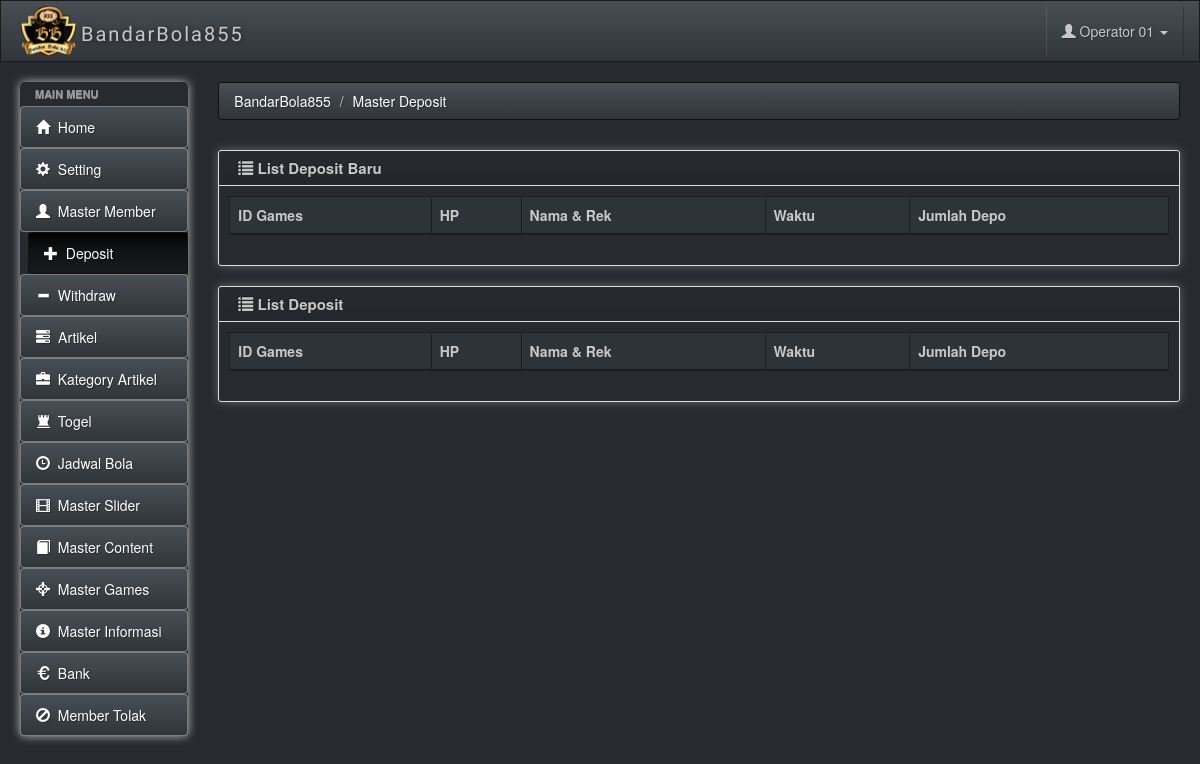
/admincm/msdeposit.php (signed in), run on the app's committed database.
### tables this page shows
CREATE TABLE `msmodul` (
  `mdl_id` varchar(60) NOT NULL,
  `mdl_name` varchar(60) NOT NULL,
  `mdl_urut` char(2) NOT NULL,
  `mdl_group` varchar(10) NOT NULL,
  `mdl_file` varchar(60) NOT NULL,
  `mdl_icon` varchar(20) NOT NULL
);

### includes/fungsi.php (called while the page is built, shortened)
<?php
function fOpenConn() {
	if ($conn = mysqli_connect(DB_SERVER,DB_SERVER_USERNAME,DB_SERVER_PASSWORD)) {
		if (mysqli_select_db($conn,DB_DATABASE)) {
                        mysqli_query($conn, "SET time_zone = '+07:00'");
			return $conn;
		}
	}
	else
	{
		echo "error fOpenConn<BR>";
		echo mysqli_error() . "<br>";
		return NULL;
	}
}
?>

### includes/validuser.php (called while the page is built, shortened)
<?php
if (!isset($_SESSION['primaryiduser_bandar855']) || !isset($_SESSION['useriduser_bandar855']) || !isset($_SESSION['passworduser_bandar855']) || !isset($_SESSION['namauser_bandar855']))
{
	header("location:login.php");
}
else
{
	$fix_primaryid = $_SESSION['primaryiduser_bandar855'];
}

### admincm/msdeposit.php (the view, shortened to what this page needs)
<?php
$modulid = "MsDeposit";
require_once "../includes/validuser.php";
$titlepage = "Master Deposit";
        ?>
        <?php
require_once '../includes/htmltop.php';
?>
</head>
<body>
    <?php
    require_once '../includes/topbar.php';
    require_once '../includes/menu.php';
    ?>
<div class="row">
    <div class="box col-md-12">
            <div class="box-inner">
                <div class="box-header well" data-original-title="">
                    <h2><i class="glyphicon glyphicon-list"></i> List Deposit Baru</h2>
                </div>
                <div class="box-content">
                    <table class="table table-bordered">
                        <thead>
                            <tr>
                                <th>ID Games</th>
                                <th>HP</th>
                                <th>Nama & Rek</th>
                                <th>Waktu</th>
                                <th>Jumlah Depo</th>
                            </tr>
                        </thead>
                    </table>
                </div>
            </div>
        </div>
</div>
<div class="row">
    <div class="box col-md-12">
            <div class="box-inner">
                <div class="box-header well" data-original-title="">
                    <h2><i class="glyphicon glyphicon-list"></i> List Deposit</h2>
                </div>
                <div class="box-content">
                    <table class="table table-bordered">
                        <thead>
                            <tr>
                                <th>ID Games</th>
                                <th>HP</th>
                                <th>Nama & Rek</th>
                                <th>Waktu</th>
                                <th>Jumlah Depo</th>
                            </tr>
                        </thead>
                    </table>
                </div>
            </div>
        </div>
</div>
<?php
require_once '../includes/footer.php';
?>

### includes/menu.php (shortened to what this page needs)
<div class="ch-container">
    <div class="row">
        <div class="col-sm-2 col-lg-2">
            <div class="sidebar-nav">
                <div class="nav-canvas">
                    <ul class="nav nav-pills nav-stacked main-menu">
                        <li class="nav-header">Main Menu</li>
                        <li <?php if ($modulid == "home") echo 'class="active"'; ?>><a class="ajax-link" href="index.php"><i class="glyphicon glyphicon-home"></i><span> &nbsp;Home</span></a></li>
                        <?php
                        $qr0 = mysqli_query(fOpenConn(), "SELECT * FROM msmodul, mshak WHERE hak_modul = mdl_id AND hak_user = '$fix_primaryid' AND hak_akses = '1' ORDER BY mdl_urut");
                        while ($rs0 = mysqli_fetch_object($qr0))
                        {
                            if ($modulid == $rs0->mdl_id) echo '<li class="active">'; else echo '<li>';
                            echo '<a class="ajax-link" href="'.$rs0->mdl_file.'"><i class="glyphicon glyphicon-'.$rs0->mdl_icon.'"></i><span> &nbsp;'.$rs0->mdl_name.'</span></a></li>';
                        }
                        ?>
                    </ul>
                </div>
            </div>
        </div>
        <div id="content" class="col-lg-10 col-sm-10">
            <div>
    <ul class="breadcrumb">
        <li>
            <a href="#">BandarBola855</a>
        </li>
        <?php
        $breadcrumb = explode(" | ", $titlepage);
        for ($x = 0 ; $x < sizeof($breadcrumb) ; $x++)
            echo "<li><a href='#'>$breadcrumb[$x]</a>";
        ?>
        </li>
    </ul>
</div>

### css/charisma-app.css (style rules this page uses)
.ch-container { padding: 0 15px; }
.box { margin-top: 10px; margin-bottom: 10px; }
.box-inner { border: 1px solid #DEDEDE; border-radius: 3px; -webkit-border-radius: 3px; -moz-border-radius: 3px; box-shadow: 0 0 10px rgba(189, 189, 189, 0.4); -webkit-box-shadow: 0 0 10px rgba(189, 189, 189, 0.4); -moz-box-shadow: 0 0 10px rgba(189, 189, 189, 0.4); }
.box-header { border: none; padding-top: 5px; border-bottom: 1px solid #DEDEDE; border-radius: 3px 3px 0 0; -webkit-border-radius: 3px 3px 0 0; -moz-border-radius: 3px 3px 0 0; height: 35px; min-height: 35px !important; margin-bottom: 0; font-weight: bold; font-size: 16px; background: -moz-linear-gradient(top, rgba(255, 255, 255, 0) 0%, rgba(0, 0, 0, 0.1) 100%); background: -webkit-gradient(linear, left top, left bottom, color-stop(0%, rgba(255, 255, 255, 0)), color-stop(100%, rgba(0, 0, 0, 0.1))); background: -webkit-linear-gradient(top, rgba(255, 255, 255, 0) 0%, rgba(0, 0, 0, 0.1) 100%); background: -o-linear-gradient(top, rgba(255, 255, 255, 0) 0%, rgba(0, 0, 0, 0.1) 100%); background: -ms-linear-gradient(top, rgba(255, 255, 255, 0) 0%, rgba(0, 0, 0, 0.1) 100%); background: linear-gradient(to bottom, rgba(255, 255, 255, 0) 0%, rgba(0, 0, 0, 0.1) 100%); filter: progid:DXImageTransform.Microsoft.gradient(startColorstr='#00ffffff', endColorstr='#1a000000', GradientType=0); }
.box-header h2 { font-size: 15px; width: auto; clear: none; float: left; line-height: 25px; white-space: nowrap; font-weight: bold; margin-top: 0; margin-bottom: 0; }
.box-header h2 > i { margin-top: 1px; }
.box-content { padding: 10px; }
.sidebar-nav { min-height: 0; box-shadow: 0 0 10px #BDBDBD; border-radius: 5px; margin-bottom: 0; padding-bottom: 0; max-height: none; }
.main-menu > li > a { border: 1px solid rgba(221, 221, 221, 0.46); }
.main-menu > li { margin-top: 0 !important; }
.sidebar-nav .nav-header { display: block; padding: 3px 15px; font-size: 11px; font-weight: bold; line-height: 18px; color: #999999; text-shadow: 0 1px 0 rgba(255, 255, 255, 0.5); text-transform: uppercase; }
ul.main-menu li.active { margin-left: 8px; }
ul.main-menu li:not(.nav-header) { -webkit-transition: .3s; -moz-transition: .3s; -ms-transition: .3s; -o-transition: .3s; transition: .3s; }
@media only screen and (min-width: 980px) { a, button, input[type=submit], input[type=button], .product-img { -webkit-transition: .5s; -moz-transition: .5s; -ms-transition: .5s; -o-transition: .5s; transition: .5s; } }
@media only screen and (min-width: 980px) { .ch-container { padding: 0 20px; } }

### data on the page
msmodul: mdl_name "Setting"
msmodul: mdl_name "Master Member"
msmodul: mdl_name "Deposit"
msmodul: mdl_name "Withdraw"
msmodul: mdl_name "Artikel"
msmodul: mdl_name "Kategory Artikel"
msmodul: mdl_name "Togel"
msmodul: mdl_name "Jadwal Bola"
msmodul: mdl_name "Master Slider"
msmodul: mdl_name "Master Content"
msmodul: mdl_name "Master Games"
msmodul: mdl_name "Master Informasi"
msmodul: mdl_name "Bank"
msmodul: mdl_name "Member Tolak"

### other printed values
$fix_username "Operator 01"
$breadcrumb[$x] "Master Deposit"
